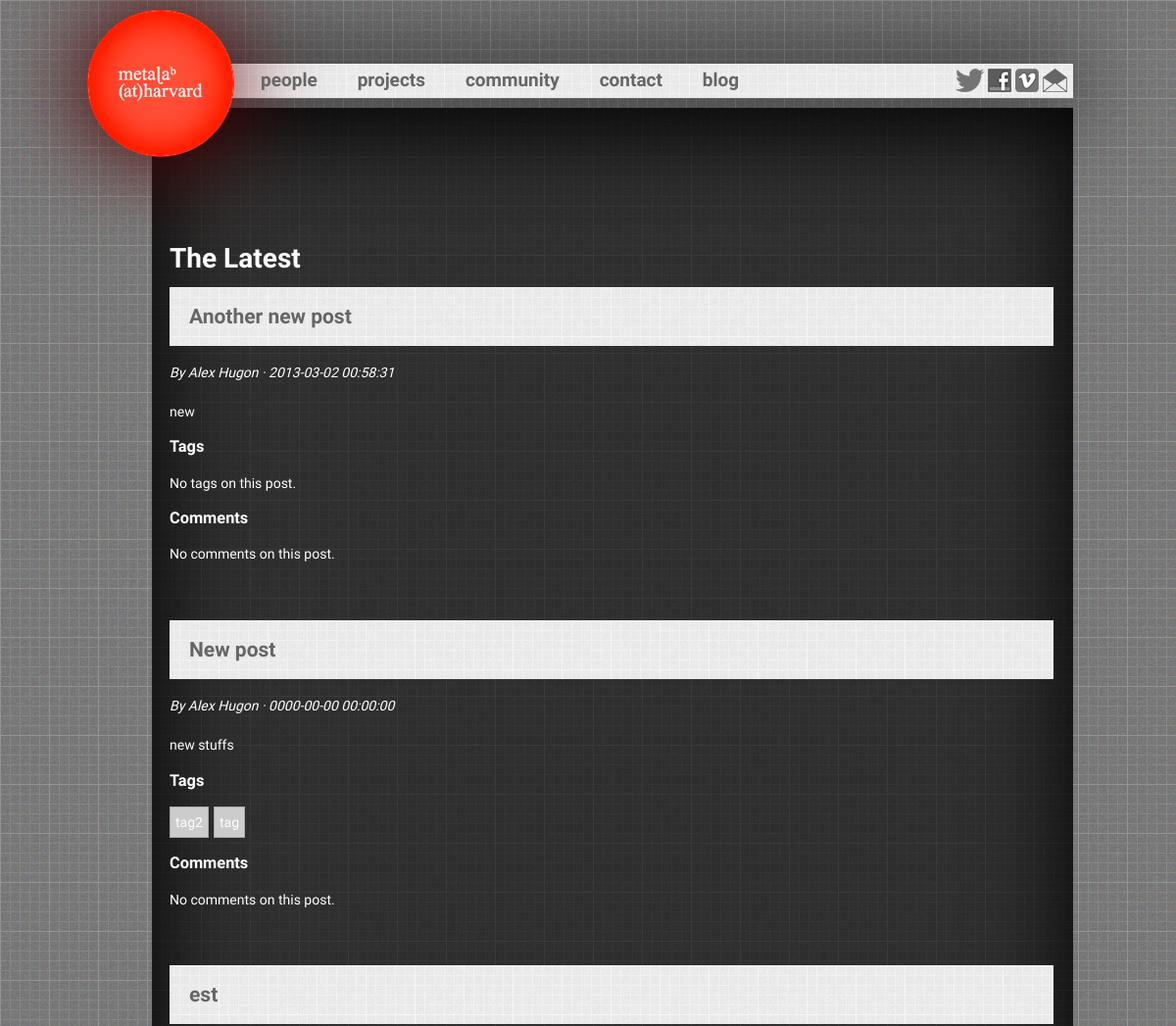
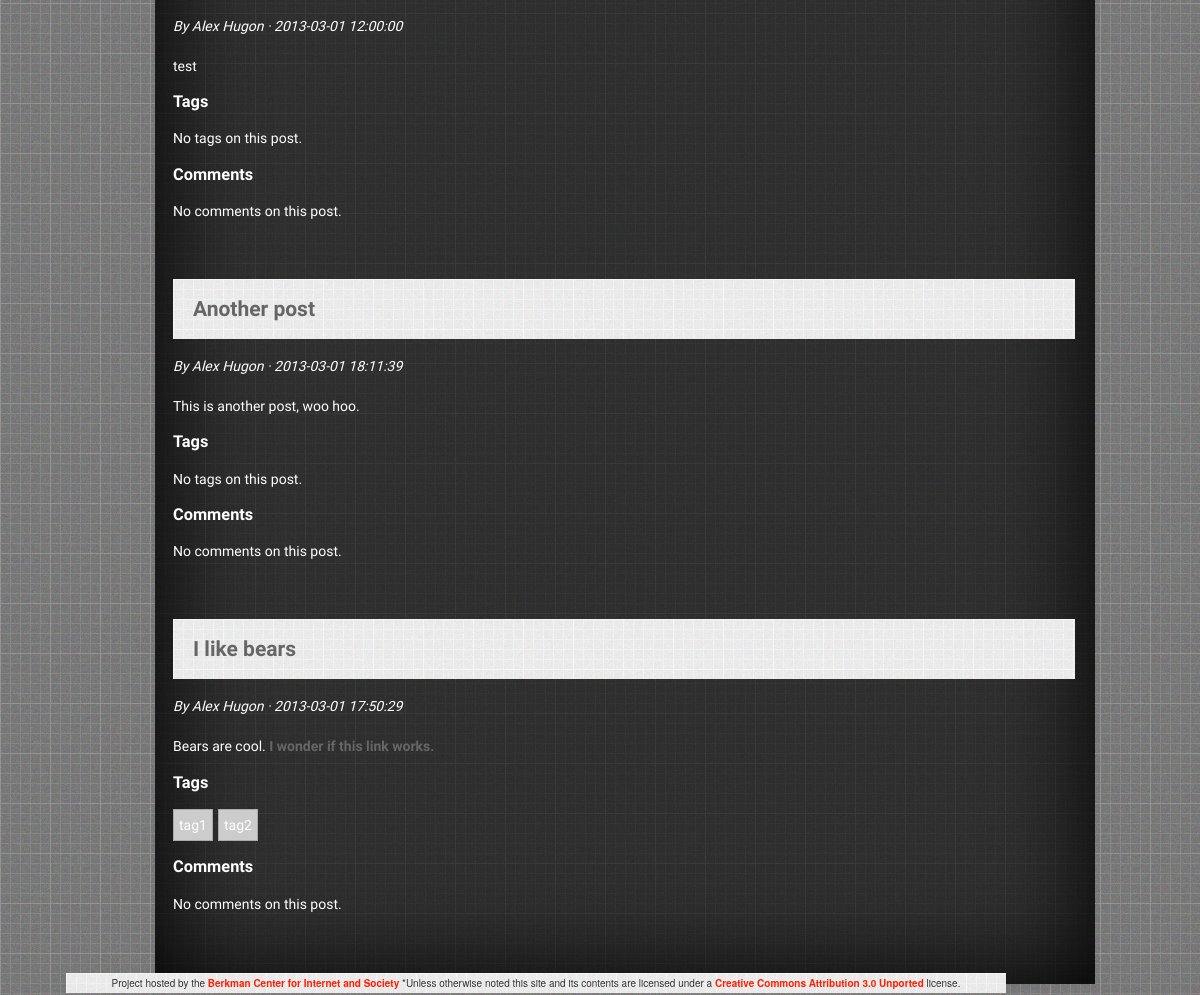
The page / on the database its author committed (2 pictures, top to bottom).
### tables this page shows
CREATE TABLE IF NOT EXISTS `posts` (
  `pid` int(6) NOT NULL AUTO_INCREMENT,
  `uid` int(4) NOT NULL,
  `title` varchar(255) NOT NULL,
  `content` longtext NOT NULL,
  `tstamp` timestamp NOT NULL DEFAULT CURRENT_TIMESTAMP,
  PRIMARY KEY (`pid`),
  KEY `uid` (`uid`)
);

CREATE TABLE IF NOT EXISTS `users` (
  `uid` int(4) NOT NULL AUTO_INCREMENT,
  `name` varchar(255) NOT NULL,
  `email` varchar(255) NOT NULL,
  `password` varchar(255) NOT NULL,
  PRIMARY KEY (`uid`),
  UNIQUE KEY `email` (`email`)
);

CREATE TABLE IF NOT EXISTS `tags` (
  `tid` int(6) NOT NULL AUTO_INCREMENT,
  `pid` int(6) NOT NULL,
  `content` varchar(255) NOT NULL,
  PRIMARY KEY (`tid`),
  KEY `pid` (`pid`)
);

### index.php (the view, shortened to what this page needs)
<!DOCTYPE HTML>
<?
	$sql = sprintf("SELECT posts.*, users.name FROM posts
						INNER JOIN users
						ON posts.uid=users.uid
						ORDER BY posts.pid DESC");
	$result = mysql_query($sql);
?>
<html>
	<head>
		<link href="css/bootstrap.css" rel="stylesheet" type="text/css"/>
		<link href="css/main.css" rel="stylesheet" type="text/css"/>
	</head>
	<body>
		<div class="container">
<?php require ('header.php');?>
			<div class="projects innershadow">
			<div id="content">
				<div class="row">
					<div class="span12 posts">
					<h1>The Latest</h1>
		<?
			while($row = mysql_fetch_array($result))
			{
				$comments_sql = sprintf("SELECT * FROM comments WHERE pid='%d'", $row["pid"]);
				$comments_result = mysql_query($comments_sql);
				$tags_sql = sprintf("SELECT * FROM tags WHERE pid='%d'", $row["pid"]);
				$tags_result = mysql_query($tags_sql);
				$username = $row["name"];
				print('<h2><a href="view_post.php?p=' . $row["pid"] . '">' . $row["title"] . '</a></h2>');
				print('<i>By ' . $username . ' &middot; ' . $row["tstamp"] . '</i><br><br>');
				print(stripslashes($row["content"]));
				print('<h3>Tags</h3><div class="tags" style="margin-bottom: 15px; overflow: hidden;">');
				if(mysql_num_rows($tags_result) > 0)
				{
					while($tags_row = mysql_fetch_array($tags_result))
					{
						print('<div class="tag" style="float: left; padding: 5px; background: #CCCCCC; border: 1px solid #AAAAAA; margin-right: 5px;">' . stripslashes($tags_row["content"]) . '</div>');
					}
				}
				else
				{
					print('No tags on this post.');
				}
				print('</div>');
				print('<h3>Comments</h3>');
				if(mysql_num_rows($comments_result) > 0)
				{
					while($comment_row = mysql_fetch_array($comments_result))
					{
						print('<b>' . $comment_row["cname"] . '</b> (' . $comment_row["cemail"] . ')<br><br>' . $comment_row["ctext"] . '<br><br>');
					}
				}
				else
				{
					print('No comments on this post.');
				}
				print('<br><br><br>');
			}
		?>
					</div>
				</div>
						</div>
					</div>
				</div>
				<?php require ('footer.php');?>
	</body>
</html>

### header.php
<div id="header">
				<div class="row">
					<div class="span2 shadowred" id="logo">
							<a href="./index.php"></a>
					</div>
					<div id ="sub_header">
						<div class="span7">
							<ul id="nav">
								<li> <a href="people.php"> people </a> </li>
								<li> <a href="projects.php"> projects </a> </li>
								<li> <a href="community.php"> community </a> </li>
								<li> <a href="contact.php"> contact </a> </li>
								<li> <a href="blog.php"> blog </a> </li>
							</ul>
					</div>
						<li class="span3" id= "social">
							<a id ="twitter" href="https://twitter.com/metalabharvard"></a>
							<a id ="facebook" href="https://www.facebook.com/metalabharvard"></a>
							<a id ="vimeo" href="http://vimeo.com/metalabharvard"></a>
							<a id ="mail" href="comingsoon"></a>
						</li>
					</div>
				</div>
			</div>

### footer.php
<div class="row">
				<div class="span 12">
					<div id = "footer">
					Project hosted by the <a href="http://cyber.law.harvard.edu/"> Berkman Center for Internet and Society </a> *Unless otherwise noted this site and 	            									its contents are licensed under a <a href="http://creativecommons.org licenses/by/3.0/">Creative Commons Attribution 3.0 Unported</a> license.
					</div>
				</div>
</div>

### css/main.css (style rules this page uses)
#logo { height:148px; width:148px; border-radius:100%; background-image: url('../img/mlh2.gif'); border: 1px solid #ff1e00; }
#logo a { display: block; width: 100%; height:100%; }
body { background-image:url('../img/noisy_grid_dark.png'); background-repeat:repeat; }
a { text-decoration: none; color:#666; }
#header { z-index: 2002; position: absolute; margin-top: 0px; width:1022px; padding: 0px 0px 0px 0px; }
#sub_header { z-index: 2001; margin-top: 55px; margin-left: 36px; height:35px; width: 992px; background-image: url('../img/noisy_grid.png'); -webkit-box-shadow: 0px 2px 100px 3px #000000; box-shadow: 0px 2px 100px 3px #000000; }
#nav { z-index: 2001; margin-top: 7px; margin-left: -35px; }
ul li { display:inline-block; font-size: 19px; font-family: Domine; font-weight: 100; }
ul li a { text-decoration: none; margin-right: 37px; }
ul li a:link { color:#666666; }
#social { z-index: 3; padding-top: 5px; padding-bottom: 0px; padding-left: 105px; width: 115px; display:inline-block; text-decoration: none; }
#twitter { display: inline-block; width:29px; height:24px; background-image: url('../img/twitter_static.png'); }
#facebook { display: inline-block; width:24px; height:24px; background-image: url('../img/f_logo_static.png'); }
#vimeo { display: inline-block; width:24px; height:24px; background-image: url('../img/vimeo_static.png'); }
#mail { display: inline-block; width:25px; height:24px; background-image: url('../img/mail_static.png'); }
#content { width:1020px; padding: 0px; margin-top: 115px; }
.innershadow { -webkit-box-shadow: inset 0px 1px 100px 1px #000000; box-shadow: inset 0px 1px 100px 1px #000000; }
.shadowred { -webkit-box-shadow: 0px 1px 100px 1px #5d0000; box-shadow: 0px 1px 100px 1px #5d0000; }
#footer { z-index: 3; position: absolute; margin: -21px 10px auto 66px; width:940px; padding: 0px 0px 0px 0px; text-align: center; background-image: url('../img/noisy_grid.png'); font-size: 10px; }
#footer a { color:#ff1e00; }
.posts { color: white; font-family: Domine; margin-left: 40px; }
.posts h2 { background-image: url('../img/noisy_grid.png'); padding: 20px; width: 862px; }
.projects { position: relative; background-image: url('../img/noisy_grid_darkest.png'); width: 940px; height: auto; padding: 10px 0px 30px 0px; margin-top: 100px; margin-left: 66px; margin-bottom: 10px; z-index: 0; }

### rows shown on the page
posts: title "Another new post", uid.name "Alex Hugon", tstamp "2013-03-02 00:58:31", content "new", shows "No tags on this post."
posts: title "New post", uid.name "Alex Hugon", tstamp "0000-00-00 00:00:00", content "new stuffs"
tags: content "tag2"
tags: content "tag"
posts: title "est", uid.name "Alex Hugon", tstamp "2013-03-01 12:00:00", content "test", shows "No tags on this post."
posts: title "Another post", uid.name "Alex Hugon", tstamp "2013-03-01 18:11:39", content "This is another post, woo hoo.", shows "No tags on this post."
posts: title "I like bears", uid.name "Alex Hugon", tstamp "2013-03-01 17:50:29", content "Bears are cool. I wonder if this link works."
tags: content "tag1"
tags: content "tag2"
